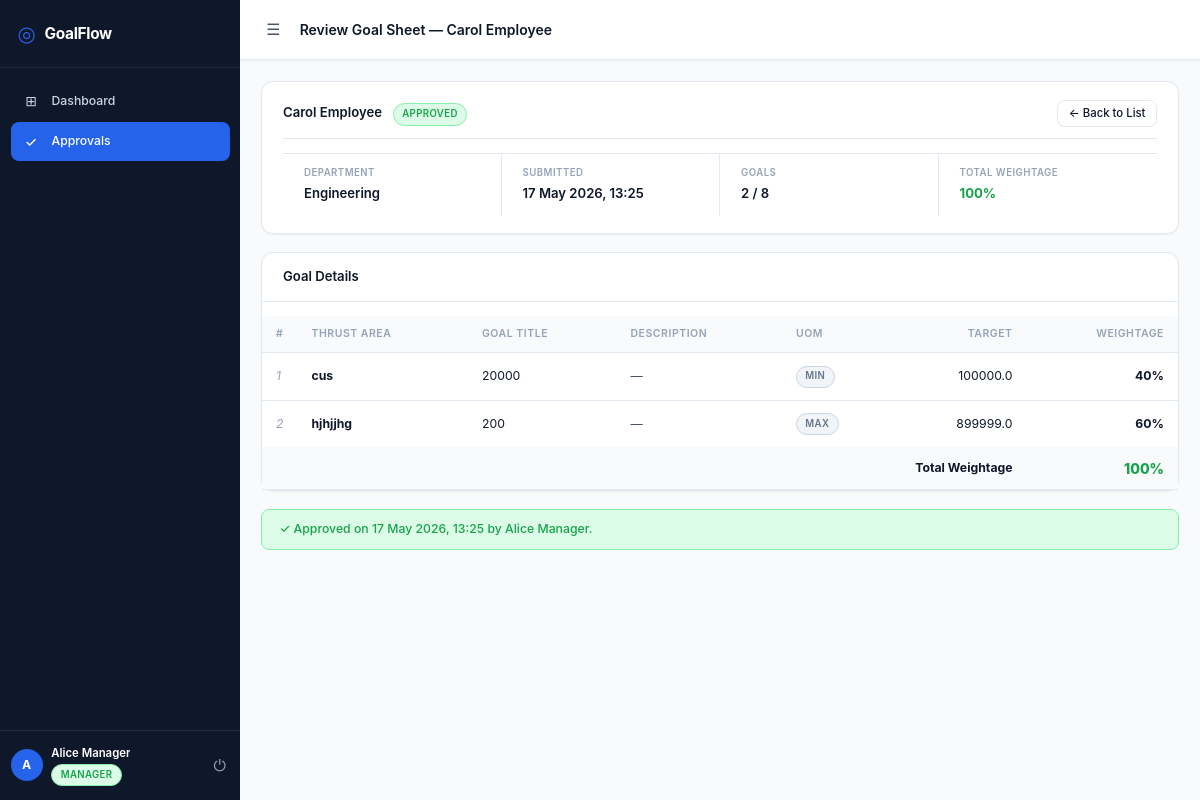
/manager/approvals/1 (signed in), run on the app's committed database.
### app/models.py (models this page shows)
class User(Base):
    __tablename__ = "users"
    id         = Column(Integer, primary_key=True, index=True)
    name       = Column(Text, nullable=False)
    email      = Column(Text, unique=True, nullable=False, index=True)
    password_hash = Column(Text, nullable=False)
    role       = Column(Text, nullable=False)        # employee | manager | admin
    manager_id = Column(Integer, ForeignKey("users.id"), nullable=True)
    department = Column(Text, nullable=True)
    is_active  = Column(Boolean, default=True)
    created_at = Column(DateTime, default=datetime.utcnow)
    manager        = relationship("User", remote_side=[id], backref="direct_reports")
    goal_sheets    = relationship("GoalSheet", back_populates="employee",
                                  foreign_keys="GoalSheet.employee_id")
    approved_sheets = relationship("GoalSheet", back_populates="approver",
                                   foreign_keys="GoalSheet.approved_by")
    audit_logs     = relationship("AuditLog", back_populates="changed_by_user",
                                  foreign_keys="AuditLog.changed_by")

class GoalSheet(Base):
    __tablename__ = "goal_sheets"
    id          = Column(Integer, primary_key=True, index=True)
    employee_id = Column(Integer, ForeignKey("users.id"), nullable=False)
    cycle_id    = Column(Integer, ForeignKey("cycles.id"), nullable=False)
    status      = Column(Text, nullable=False, default="draft")
    submitted_at = Column(DateTime, nullable=True)
    approved_at  = Column(DateTime, nullable=True)
    approved_by  = Column(Integer, ForeignKey("users.id"), nullable=True)
    locked_at    = Column(DateTime, nullable=True)
    is_unlocked  = Column(Boolean, default=False)
    unlock_reason = Column(Text, nullable=True)
    unlocked_by  = Column(Integer, ForeignKey("users.id"), nullable=True)
    unlocked_at  = Column(DateTime, nullable=True)
    manager_comments = Column(Text, nullable=True)   # overall approval comments
    return_reason    = Column(Text, nullable=True)   # reason when returned
    created_at   = Column(DateTime, default=datetime.utcnow)
    employee  = relationship("User", back_populates="goal_sheets",
                             foreign_keys=[employee_id])
    approver  = relationship("User", back_populates="approved_sheets",
                             foreign_keys=[approved_by])
    unlocker  = relationship("User", foreign_keys=[unlocked_by])
    cycle     = relationship("Cycle", back_populates="goal_sheets")
    goals     = relationship("Goal", back_populates="goal_sheet",
                             cascade="all, delete-orphan")
    check_ins = relationship("CheckIn", back_populates="goal_sheet")

class Goal(Base):
    __tablename__ = "goals"
    id            = Column(Integer, primary_key=True, index=True)
    goal_sheet_id = Column(Integer, ForeignKey("goal_sheets.id"), nullable=False)
    thrust_area   = Column(Text, nullable=False)
    title         = Column(Text, nullable=False)
    description   = Column(Text, nullable=True)
    uom_type      = Column(Text, nullable=False)
    target_value  = Column(Float, nullable=False)
    weightage     = Column(Float, nullable=False)
    is_shared     = Column(Boolean, default=False)
    primary_owner_id = Column(Integer, ForeignKey("users.id"), nullable=True)
    created_at    = Column(DateTime, default=datetime.utcnow)
    goal_sheet    = relationship("GoalSheet", back_populates="goals")
    primary_owner = relationship("User", foreign_keys=[primary_owner_id])
    achievement_updates = relationship("AchievementUpdate", back_populates="goal",
                                       cascade="all, delete-orphan")
    shared_as_master = relationship("SharedGoal",
                                    foreign_keys="SharedGoal.master_goal_id",
                                    back_populates="master_goal")
    shared_as_linked = relationship("SharedGoal",
                                    foreign_keys="SharedGoal.linked_goal_id",
                                    back_populates="linked_goal")

### app/routers/manager.py (the view)
@router.get("/approvals/{sheet_id}", response_class=HTMLResponse)
def approval_detail(
    sheet_id: int,
    request: Request,
    flash_success: str = None,
    flash_error: str   = None,
    current_user: User = Depends(require_manager),
    db: Session = Depends(get_db),
):
    sheet = _get_sheet_for_manager(db, sheet_id, current_user)
    if not sheet:
        return _redirect("/manager/approvals", error="Goal sheet not found or access denied.")
    goals      = sheet.goals
    total_w    = sum(g.weightage for g in goals)
    val_errors = _validate_goals(goals) if sheet.status == "submitted" else []
    can_approve = sheet.status == "submitted" and len(val_errors) == 0
    return templates.TemplateResponse("manager/approval_detail.html", {
        "request":       request,
        "user":          current_user,
        "sheet":         sheet,
        "employee":      sheet.employee,
        "goals":         goals,
        "total_weight":  total_w,
        "val_errors":    val_errors,
        "can_approve":   can_approve,
        "uom_labels":    UOM_LABELS,
        "flash_success": flash_success,
        "flash_error":   flash_error,
    })

### templates/manager/approval_detail.html (shortened to what this page needs)
{% extends "base.html" %}
{% block page_title %}Review Goal Sheet — {{ employee.name }}{% endblock %}
{% block content %}
<div class="card">
  <div class="card-header">
    <div>
      <span class="card-title">{{ employee.name }}</span>
      <span class="badge badge-{{ sheet.status }}" style="margin-left:.5rem">
        {{ sheet.status | capitalize }}
      </span>
    </div>
    <a href="/manager/approvals" class="btn btn-secondary btn-sm">← Back to List</a>
  </div>
  <div class="info-grid">
    <div class="info-cell">
      <span class="info-label">Department</span>
      <span class="info-value">{{ employee.department or '—' }}</span>
    </div>
    <div class="info-cell">
      <span class="info-label">Submitted</span>
      <span class="info-value">
        {{ sheet.submitted_at.strftime('%d %b %Y, %H:%M') if sheet.submitted_at else '—' }}
      </span>
    </div>
    <div class="info-cell">
      <span class="info-label">Goals</span>
      <span class="info-value">{{ goals | length }} / 8</span>
    </div>
    <div class="info-cell">
      <span class="info-label">Total Weightage</span>
      <span class="info-value"
            style="font-weight:700;color:{% if total_weight == 100 %}var(--green){% else %}var(--red){% endif %}">
        {{ "%.0f"|format(total_weight) }}%
      </span>
    </div>
  </div>
</div>
<div class="card" style="padding:0">
  <div class="card-header" style="padding:1rem 1.5rem">
    <span class="card-title">Goal Details</span>
  </div>
  <div class="table-wrapper" style="border:none;border-radius:0">
    <table>
      <thead>
        <tr>
          <th style="width:32px">#</th>
          <th>Thrust Area</th>
          <th>Goal Title</th>
          <th>Description</th>
          <th>UoM</th>
          <th style="text-align:right">Target</th>
          <th style="text-align:right">Weightage</th>
        </tr>
      </thead>
      <tbody>
        {% for g in goals %}
        <tr id="goal-row-{{ g.id }}">
          <td class="text-muted">{{ loop.index }}</td>
          <td><strong>{{ g.thrust_area }}</strong></td>
          <td>
            {{ g.title }}
          </td>
          <td style="max-width:180px;color:var(--text-secondary)">{{ g.description or '—' }}</td>
          <td>
            <span class="badge badge-draft" title="{{ uom_labels.get(g.uom_type,'') }}">
              {{ g.uom_type | upper }}
            </span>
          </td>
          <td style="text-align:right" id="target-display-{{ g.id }}">{{ g.target_value }}</td>
          <td style="text-align:right;font-weight:700" id="weight-display-{{ g.id }}">
            {{ "%.0f"|format(g.weightage) }}%
          </td>
        </tr>
        {% endfor %}
      </tbody>
      <tfoot>
        <tr style="background:var(--bg-page)">
          <td colspan="{% if sheet.status == 'submitted' %}6{% else %}6{% endif %}"
              style="text-align:right;font-weight:700;padding:.75rem 1rem">
            Total Weightage
          </td>
          <td style="text-align:right;font-weight:800;font-size:1rem;padding:.75rem 1rem;
              color:{% if total_weight == 100 %}var(--green){% elif total_weight > 100 %}var(--red){% else %}var(--yellow){% endif %}"
              id="total-weight-display">
            {{ "%.0f"|format(total_weight) }}%
          </td>
        </tr>
      </tfoot>
    </table>
  </div>
</div>
{% if sheet.status == 'submitted' %}
<div class="action-panel">
  <div class="action-panel-inner">
    <div class="action-half action-approve">
      <div class="action-half-title">✓ Approve Goal Sheet</div>
      <p class="action-half-desc">
        Goals will be <strong>locked</strong> and the employee will be notified.
        {% if not can_approve %}
          <span style="color:var(--red)">Fix validation errors above first.</span>
        {% endif %}
      </p>
      <form method="post" action="/manager/approvals/{{ sheet.id }}/approve"
            onsubmit="return confirm('Approve and lock {{ employee.name }}\'s goal sheet?')">
        <div class="form-group">
          <label class="form-label">Comments (optional)</label>
          <textarea name="manager_comments" class="form-textarea" rows="2"
                    placeholder="Any notes for the employee…" maxlength="500"></textarea>
        </div>
        <button type="submit" class="btn btn-success btn-full"
                {% if not can_approve %}disabled title="Fix validation errors first"{% endif %}>
          ✓ Approve &amp; Lock
        </button>
      </form>
    </div>
    <div class="action-divider"></div>
    <div class="action-half action-return">
      <div class="action-half-title">↩ Return for Revision</div>
      <p class="action-half-desc">
        Employee will be able to edit and resubmit their goals.
      </p>
      <form method="post" action="/manager/approvals/{{ sheet.id }}/return"
            onsubmit="return confirm('Return {{ employee.name }}\'s goal sheet for revision?')">
        <div class="form-group">
          <label class="form-label">Return Reason <span class="req">*</span></label>
          <textarea name="return_reason" class="form-textarea" rows="2"
                    placeholder="Explain what needs to be changed…"
                    required maxlength="500"></textarea>
        </div>
        <button type="submit" class="btn btn-danger btn-full">
          ↩ Return for Revision
        </button>
      </form>
    </div>
  </div>
</div>
{% elif sheet.status == 'approved' %}
<div class="flash flash-success" style="margin:0 0 1.25rem">
  ✓ Approved on {{ sheet.approved_at.strftime('%d %b %Y, %H:%M') if sheet.approved_at else '—' }}
  by {{ user.name }}.
</div>
{% elif sheet.status == 'returned' %}
<div class="flash flash-error" style="margin:0 0 1.25rem">
  ↩ Returned on {{ sheet.submitted_at.strftime('%d %b %Y') if sheet.submitted_at else '—' }}.
  Reason: {{ sheet.return_reason or '—' }}
</div>
{% elif sheet.status == 'draft' %}
<div class="flash flash-info" style="margin:0 0 1.25rem">
  ℹ This sheet is still in draft — the employee has not submitted it yet.
</div>
{% endif %}
{% endblock %}

### templates/base.html (shortened to what this page needs)
<!DOCTYPE html>
<html lang="en">
<head>
  <link rel="stylesheet" href="/static/css/styles.css" />
</head>
<body>
{% if user is defined and user %}
<aside class="sidebar" id="sidebar">
  <div class="sidebar-brand">
    <span class="brand-icon">◎</span>
    <span class="brand-name">GoalFlow</span>
  </div>
  <nav class="sidebar-nav">
    {% if user.role == "employee" %}
      <a href="/employee/dashboard"  class="nav-item {% if request.url.path == '/employee/dashboard' %}active{% endif %}">
        <span class="nav-icon">⊞</span> Dashboard
      </a>
      <a href="/employee/goals"      class="nav-item {% if '/employee/goals' in request.url.path %}active{% endif %}">
        <span class="nav-icon">◈</span> My Goals
      </a>
      <a href="/employee/updates"    class="nav-item {% if '/employee/updates' in request.url.path %}active{% endif %}">
        <span class="nav-icon">↗</span> Quarterly Updates
      </a>
    {% elif user.role == "manager" %}
      <a href="/manager/dashboard"   class="nav-item {% if request.url.path == '/manager/dashboard' %}active{% endif %}">
        <span class="nav-icon">⊞</span> Dashboard
      </a>
      <a href="/manager/approvals"   class="nav-item {% if '/manager/approvals' in request.url.path %}active{% endif %}">
        <span class="nav-icon">✓</span> Approvals
      </a>
    {% endif %}
  </nav>
  <div class="sidebar-footer">
    <div class="user-chip">
      <div class="user-avatar">{{ user.name[0].upper() }}</div>
      <div class="user-info">
        <span class="user-name">{{ user.name }}</span>
        <span class="user-role badge badge-{{ user.role }}">{{ user.role | capitalize }}</span>
      </div>
    </div>
    <a href="/logout" class="logout-btn" title="Sign out">⏻</a>
  </div>
</aside>
{% endif %}
<main class="main-content {% if not (user is defined and user) %}full-width{% endif %}">
  {% if user is defined and user %}
  <header class="topbar">
    <button class="sidebar-toggle" onclick="toggleSidebar()" title="Toggle sidebar">☰</button>
    <h1 class="page-title">{% block page_title %}{% endblock %}</h1>
  </header>
  {% endif %}
  <div class="page-body">
    {% block content %}{% endblock %}
  </div>
</main>
</body>
</html>

### data on the page
User: name "A", name "Alice Manager", role "MANAGER"
User: name "Carol Employee", department "Engineering"
GoalSheet: status "APPROVED", submitted_at "17 May 2026, 13:25", approved_at "17 May 2026, 13:25"
Goal: thrust_area "cus", title "20000", description "—", uom_type "MIN", target_value "100000.0", weightage "40"
Goal: thrust_area "hjhjjhg", title "200", description "—", uom_type "MAX", target_value "899999.0", weightage "60"

### other printed values
{{ goals | length }} "2"
{{ "%.0f"|format(total_weight) }} "100"
